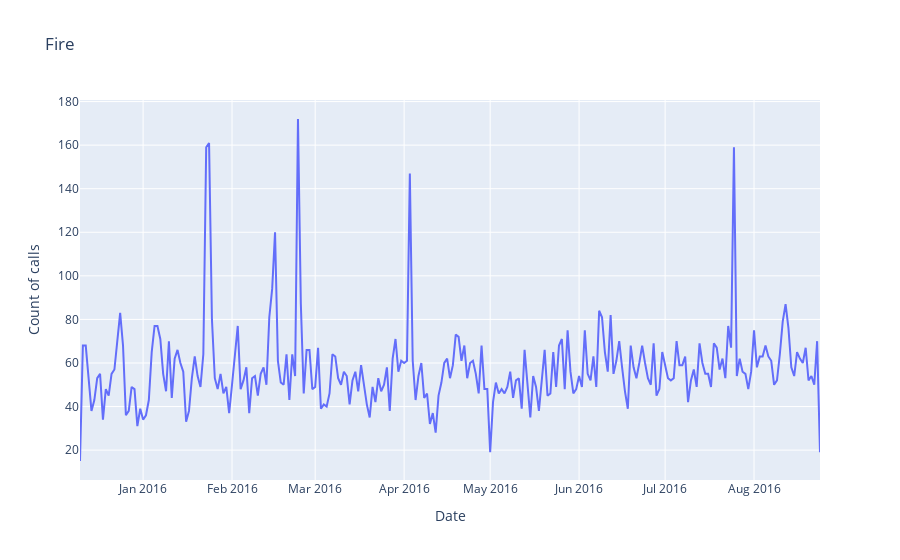

Source (notebook cell):
### Markdown cell above
# Number of calls by each date for Fire

### Code cell
date=bydate_fire['Date']
twp=bydate_fire['twp']
px.line(bydate_fire,x='Date',y='twp',labels={'date':'Date','twp':'Count of calls'},title='Fire')

### Figure 1 — Plotly figure (JSON) as saved in the notebook; plotly's stock layout.template omitted (floating-point values rounded to 4 significant figures; data arrays with more than 128 entries replaced by an {"elided": "..."} marker saying what was removed)
{"data": [{"hovertemplate": "Date=%{x}<br>Count of calls=%{y}<extra></extra>", "legendgroup": "", "line": {"color": "#636efa", "dash": "solid"}, "marker": {"symbol": "circle"}, "mode": "lines", "name": "", "orientation": "v", "showlegend": false, "type": "scatter", "x": {"elided": "259 str values"}, "xaxis": "x", "y": {"elided": "259 int values"}, "yaxis": "y"}], "layout": {"legend": {"tracegroupgap": 0}, "title": {"text": "Fire"}, "xaxis": {"anchor": "y", "domain": [0, 1], "title": {"text": "Date"}}, "yaxis": {"anchor": "x", "domain": [0, 1], "title": {"text": "Count of calls"}}}}
